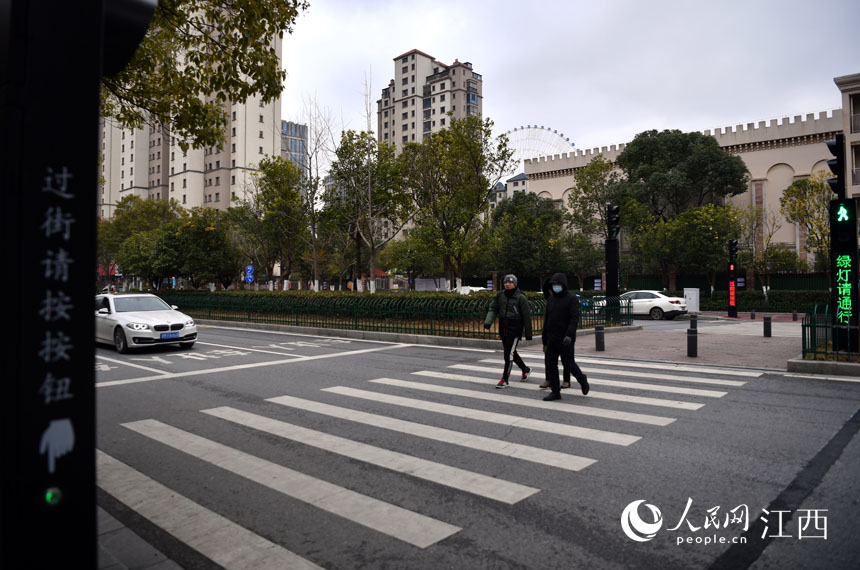
#> input picture images/img_7.png, 860 x 570 px
$ python zebra_crossing_GUI.py
#> lines starting #> are read from the running program, lines starting #| are printed output that depends on the picture; after the words box and inside, x2 and y2 are one past the last pixel; in counts of white or black regions, pixels touching at a corner belong together
import cv2
import numpy as np

kernel_Ero = np.ones((3,1),np.uint8)
kernel_Dia = np.ones((5,1),np.uint8)
img = cv2.imread("images/img_7.png")
#> img is the input picture: shape (570, 860, 3); mean B, G, R 96.3, 98.5, 100.4
copy_img = img.copy()
copy_img = cv2.resize(copy_img,(1600,800))
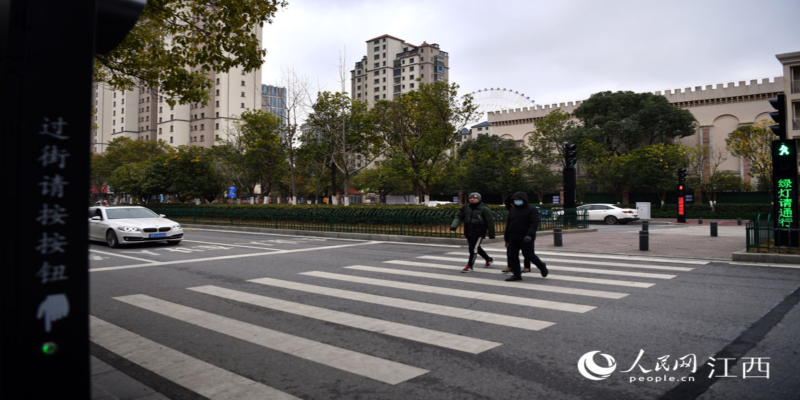
#> copy_img: shape (800, 1600, 3) (shown at 1/2 size); mean B, G, R 96.1, 98.4, 100.3
cv2.imshow('copy_img',copy_img)
cv2.waitKey(0)
# 图像灰度化
gray=cv2.cvtColor(copy_img,cv2.COLOR_BGR2GRAY)
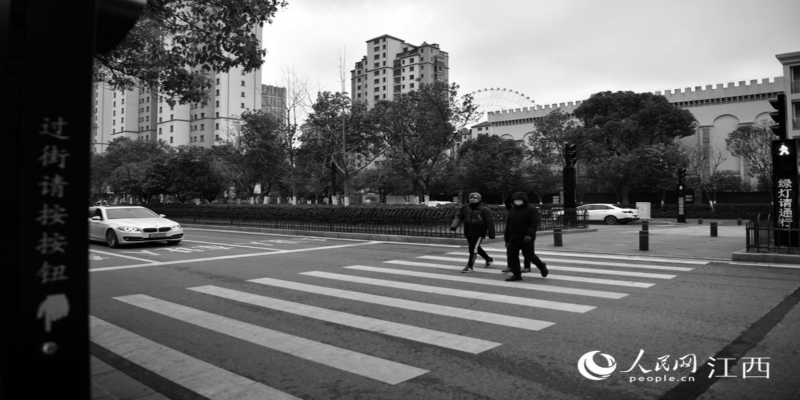
#> gray: shape (800, 1600) (shown at 1/2 size); min 0, max 255, mean 98.7
cv2.imshow('gray',gray)
cv2.waitKey(0)
# 高斯滤波
imgblur=cv2.GaussianBlur(gray,(5,5),10)
cv2.imshow('imgblur',imgblur)
cv2.waitKey(0)
#阈值处理
ret,thresh=cv2.threshold(imgblur,200,255,cv2.THRESH_BINARY)
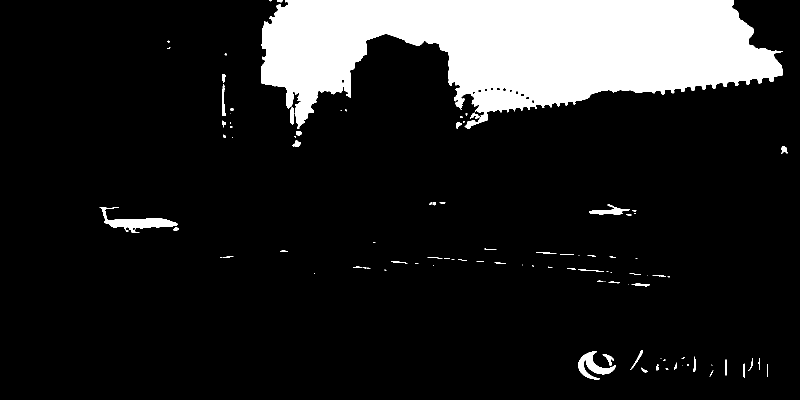
#> thresh: shape (800, 1600) (shown at 1/2 size); 13.8% white; 97 white regions (45 under 20 px), largest, box (x1, y1, x2, y2) and area: (522, 0, 1566, 258) 168803, (199, 414, 356, 466) 2464, (1157, 703, 1231, 759) 1620
cv2.imshow('thresh',thresh)
cv2.waitKey(0)
#腐蚀
img_Ero=cv2.erode(thresh,kernel_Ero,iterations=3)
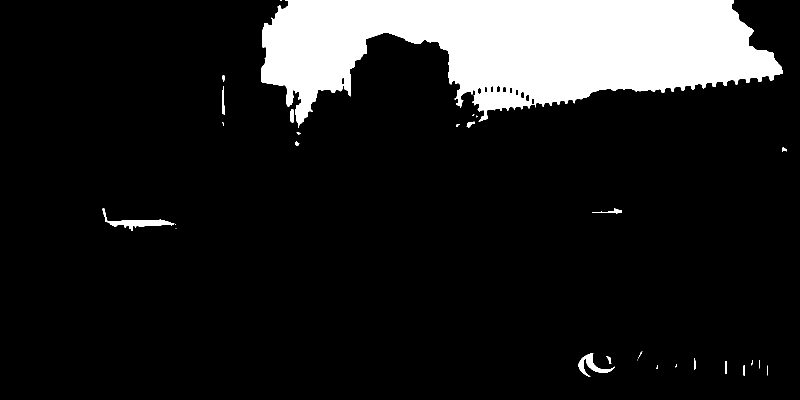
#> img_Ero: shape (800, 1600) (shown at 1/2 size); 13.1% white; 30 white regions (10 under 20 px), largest, box (x1, y1, x2, y2) and area: (522, 0, 1565, 255) 163637, (205, 417, 349, 462) 1457, (1157, 706, 1230, 754) 980
cv2.imshow('img_Ero',img_Ero)
cv2.waitKey(0)
#膨胀
img_Dia=cv2.dilate(img_Ero,kernel_Dia,iterations=1)
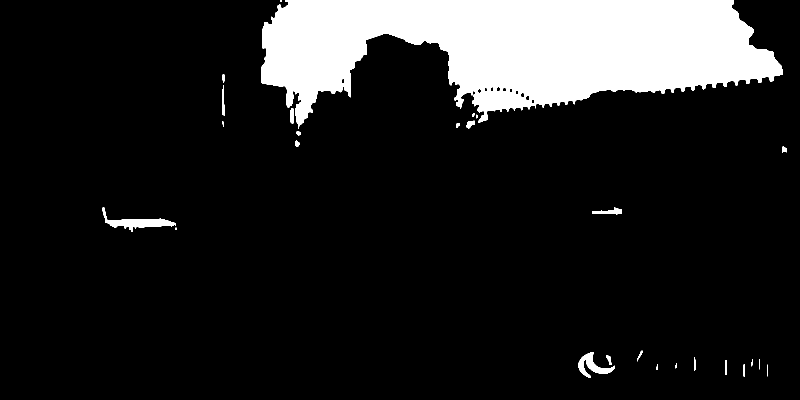
#> img_Dia: shape (800, 1600) (shown at 1/2 size); 13.4% white; 28 white regions (3 under 20 px)
cv2.imshow('img_Dia',img_Dia)
cv2.waitKey(0)
#轮廓检测
contouts,h = cv2.findContours(img_Dia,cv2.RETR_TREE,cv2.CHAIN_APPROX_NONE)
#> contouts = 40 contours, 12 with area under 20; largest, box (x1, y1, x2, y2) and area: (522, 0, 1565, 257) 165595, (205, 415, 349, 464) 1854, (1157, 704, 1230, 756) 1212, (1184, 415, 1244, 429) 356, (580, 216, 588, 248) 178; h = 40 rows, first 6: [1, -1, -1, -1], [2, 0, -1, -1], [3, 1, -1, -1], [4, 2, -1, -1], [5, 3, -1, -1], [6, 4, -1, -1]
cnt = contouts
#> cnt has the same summary as contouts
# img=cv2.drawContours(copy_img, cnt, -1, (0, 255, 0), 2)
# cv2.imshow('img',img)
# cv2.waitKey(0)
for i in cnt:
    #坐标赋值
    x,y,w,h = cv2.boundingRect(i)
    print(x,y,w,h)
    if x>1000 and w>50 and h>10:
        out=cv2.drawContours(copy_img,i,-1,(0,255,0),3)
#> this loop made 40 passes
#> (x, y, w, h) on passes 1 to 12: (1535, 729, 1, 24), (1313, 729, 3, 11), (1487, 728, 2, 26), (1351, 726, 3, 11), (1451, 720, 2, 30), (1518, 718, 2, 21), (1503, 718, 3, 15), (1388, 714, 3, 28), (1213, 710, 10, 20), (1157, 704, 73, 52), (1274, 701, 11, 22), (351, 455, 2, 5)
#| 1535 729 1 24
#| 1313 729 3 11
#| 1487 728 2 26
#| 1351 726 3 11
#| 1451 720 2 30
#| 1518 718 2 21
#| 1503 718 3 15
#| 1388 714 3 28
#> (further printed lines are left out)
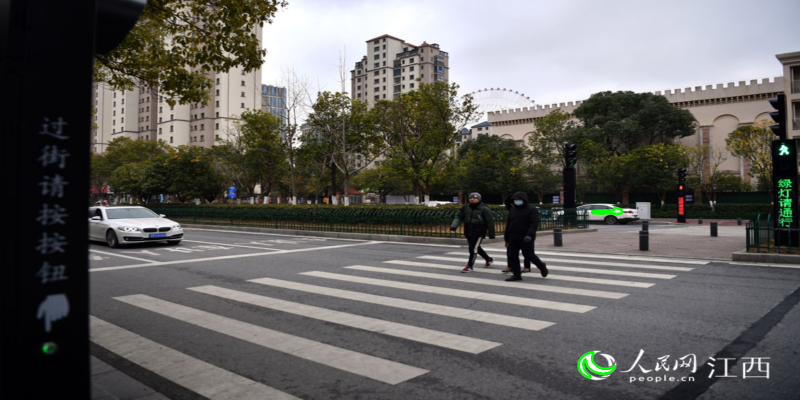
#> copy_img: shape (800, 1600, 3) (shown at 1/2 size); 0.14% of pixels changed, all inside (x1, y1, x2, y2) = (1155, 413, 1246, 758)
cv2.imshow('out', out)
cv2.waitKey(0)

$ run again, with images/img_10.png copied over images/img_7.png
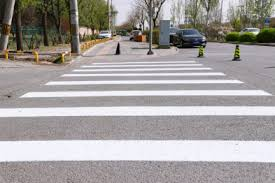
#> input picture images/img_10.png, 275 x 183 px
#> img is the input picture: shape (183, 275, 3); mean B, G, R 157.2, 158.5, 162.6
#> `ret,thresh=cv2.threshold(imgblur,200,255,cv2.THRESH_BINARY)`:
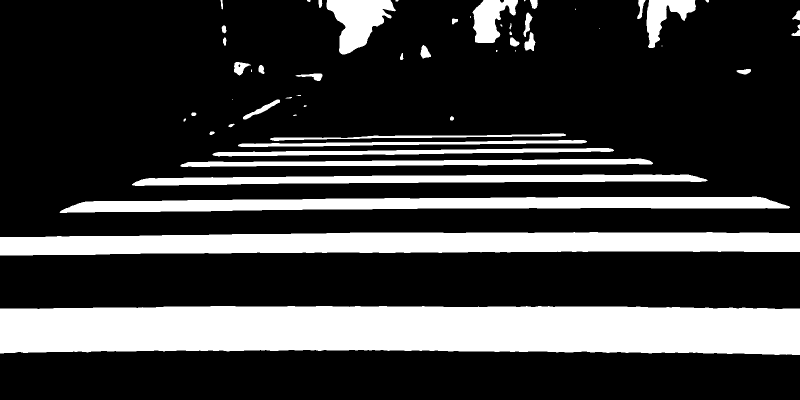
#> thresh: shape (800, 1600) (shown at 1/2 size); 23.2% white; 55 white regions (14 under 20 px), largest, box (x1, y1, x2, y2) and area: (0, 612, 1600, 710) 143074, (0, 464, 1600, 511) 61191, (119, 393, 1580, 426) 31190
#> img_Ero: shape (800, 1600); 18.8% white; 49 white regions (14 under 20 px), largest, box (x1, y1, x2, y2) and area: (0, 615, 1600, 707) 133474, (0, 467, 1600, 508) 51591, (126, 396, 1572, 423) 22445
#> img_Dia: shape (800, 1600); 21.4% white; 49 white regions (7 under 20 px)
#> `contouts,h = cv2.findContours(img_Dia,cv2.RETR_TREE,cv2.CHAIN_APPROX_N..`: contouts = 49 contours, 8 with area under 20; largest, box (x1, y1, x2, y2) and area: (0, 613, 1600, 709) 138186, (0, 465, 1600, 510) 56356, (126, 394, 1572, 425) 26779, (270, 350, 1405, 371) 12642, (653, 0, 788, 108) 7949; h = 49 rows, first 6: [1, -1, -1, -1], [2, 0, -1, -1], [3, 1, -1, -1], [4, 2, -1, -1], [5, 3, -1, -1], [6, 4, -1, -1]
#> cnt has the same summary as contouts
#> the loop `for i in cnt:` made 49 passes
#> (x, y, w, h) on passes 1 to 8: (0, 613, 1600, 96), (0, 465, 1600, 45), (126, 394, 1446, 31), (270, 350, 1135, 21), (368, 318, 934, 15), (431, 297, 790, 15), (511, 288, 25, 5), (483, 288, 26, 5)
#> (printed output is left out)
#> after the loop `for i in cnt:`:
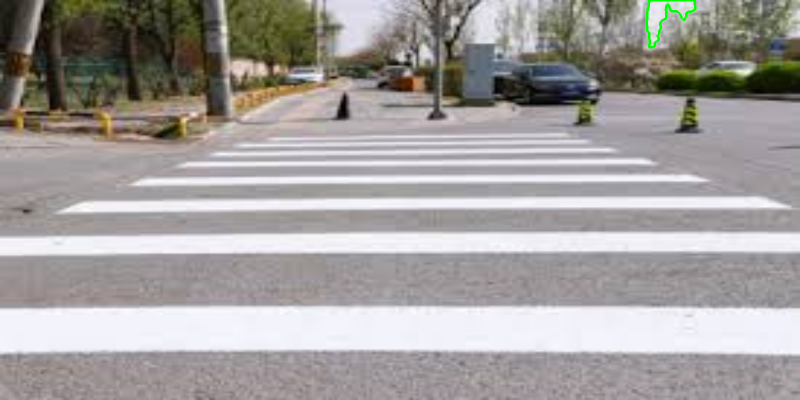
#> copy_img: shape (800, 1600, 3) (shown at 1/2 size); mean B, G, R 156.8, 158.5, 162.2

$ run again, with images/img_11.png copied over images/img_7.png
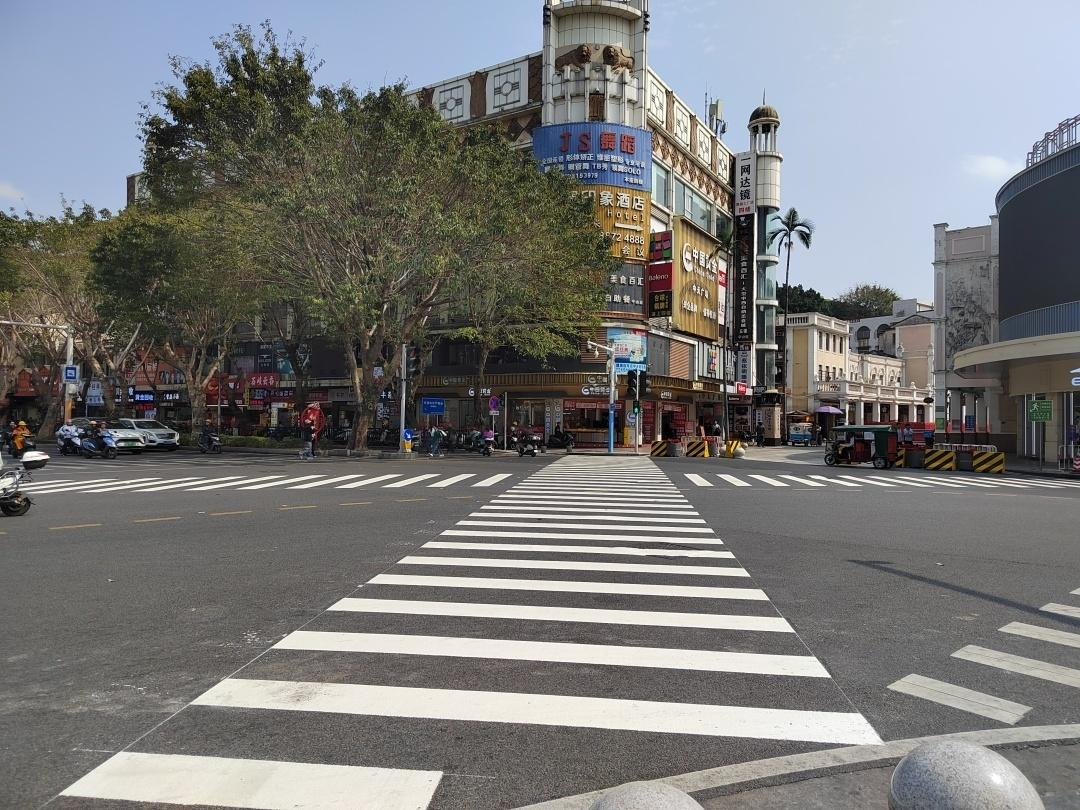
#> input picture images/img_11.png, 1080 x 810 px
#> img is the input picture: shape (810, 1080, 3); mean B, G, R 120.9, 121.1, 120.6
#> `ret,thresh=cv2.threshold(imgblur,200,255,cv2.THRESH_BINARY)`:
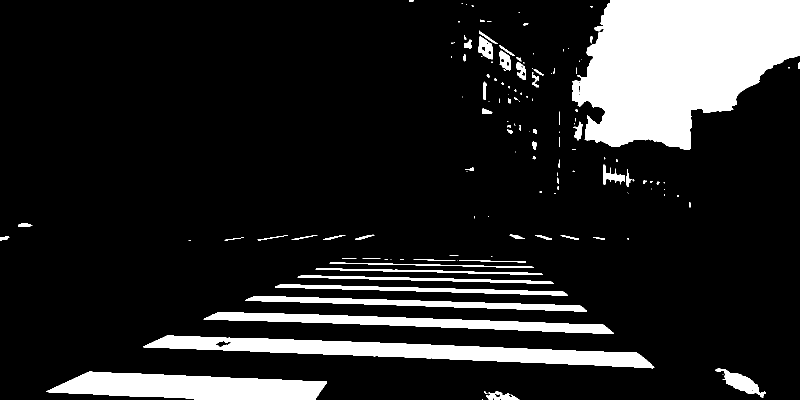
#> thresh: shape (800, 1600) (shown at 1/2 size); 14.4% white; 141 white regions (77 under 20 px), largest, box (x1, y1, x2, y2) and area: (1144, 0, 1600, 300) 95828, (286, 670, 1309, 737) 26424, (93, 743, 654, 800) 22315
#> img_Ero: shape (800, 1600); 11.7% white; 63 white regions (31 under 20 px), largest, box (x1, y1, x2, y2) and area: (1144, 0, 1600, 297) 93515, (102, 746, 651, 800) 19690, (443, 678, 1304, 734) 17802
#> img_Dia: shape (800, 1600); 13% white; 63 white regions (22 under 20 px)
#> `contouts,h = cv2.findContours(img_Dia,cv2.RETR_TREE,cv2.CHAIN_APPROX_N..`: contouts = 69 contours, 31 with area under 20; largest, box (x1, y1, x2, y2) and area: (1144, 0, 1600, 299) 94150, (102, 744, 651, 800) 20846, (443, 676, 1304, 736) 20420, (417, 625, 1222, 667) 10688, (501, 593, 1168, 622) 5110; h = 69 rows, first 6: [1, -1, -1, -1], [2, 0, -1, -1], [3, 1, -1, -1], [4, 2, -1, -1], [5, 3, -1, -1], [6, 4, -1, -1]
#> cnt has the same summary as contouts
#> the loop `for i in cnt:` made 69 passes
#> (x, y, w, h) on passes 1 to 8: (1008, 788, 27, 12), (978, 787, 21, 13), (1521, 785, 6, 10), (1000, 785, 6, 15), (996, 784, 1, 5), (102, 744, 549, 56), (1449, 740, 69, 49), (1435, 738, 3, 5)
#> (printed output is left out)
#> after the loop `for i in cnt:`:
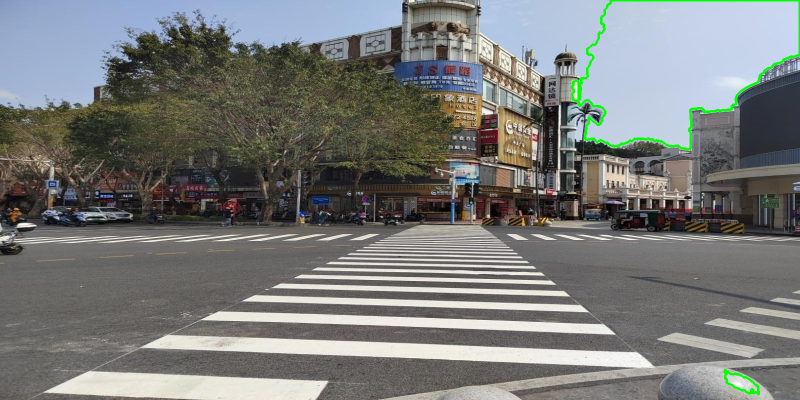
#> copy_img: shape (800, 1600, 3) (shown at 1/2 size); mean B, G, R 119.5, 121.2, 119.3
